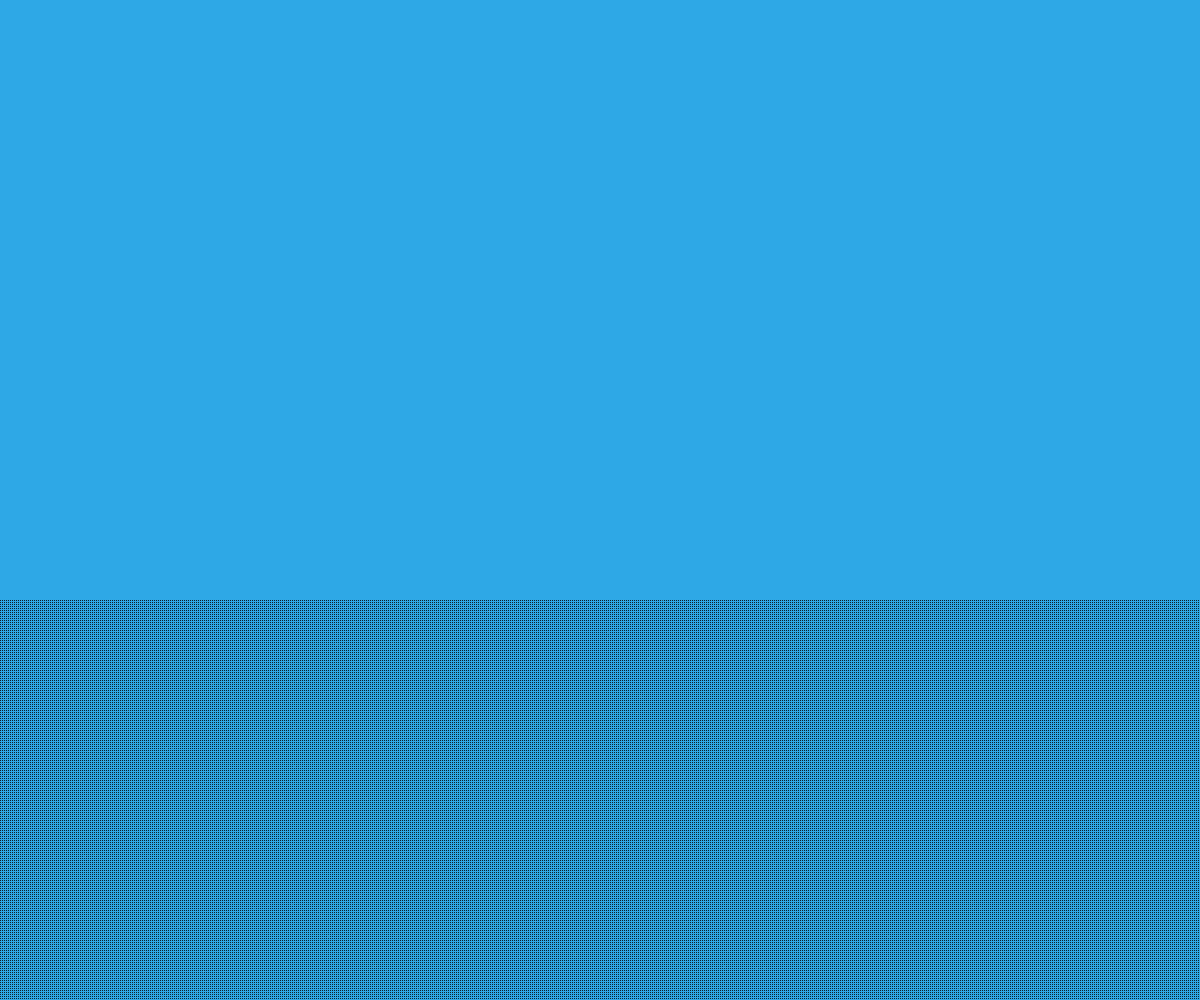
Frame 1 (no input)
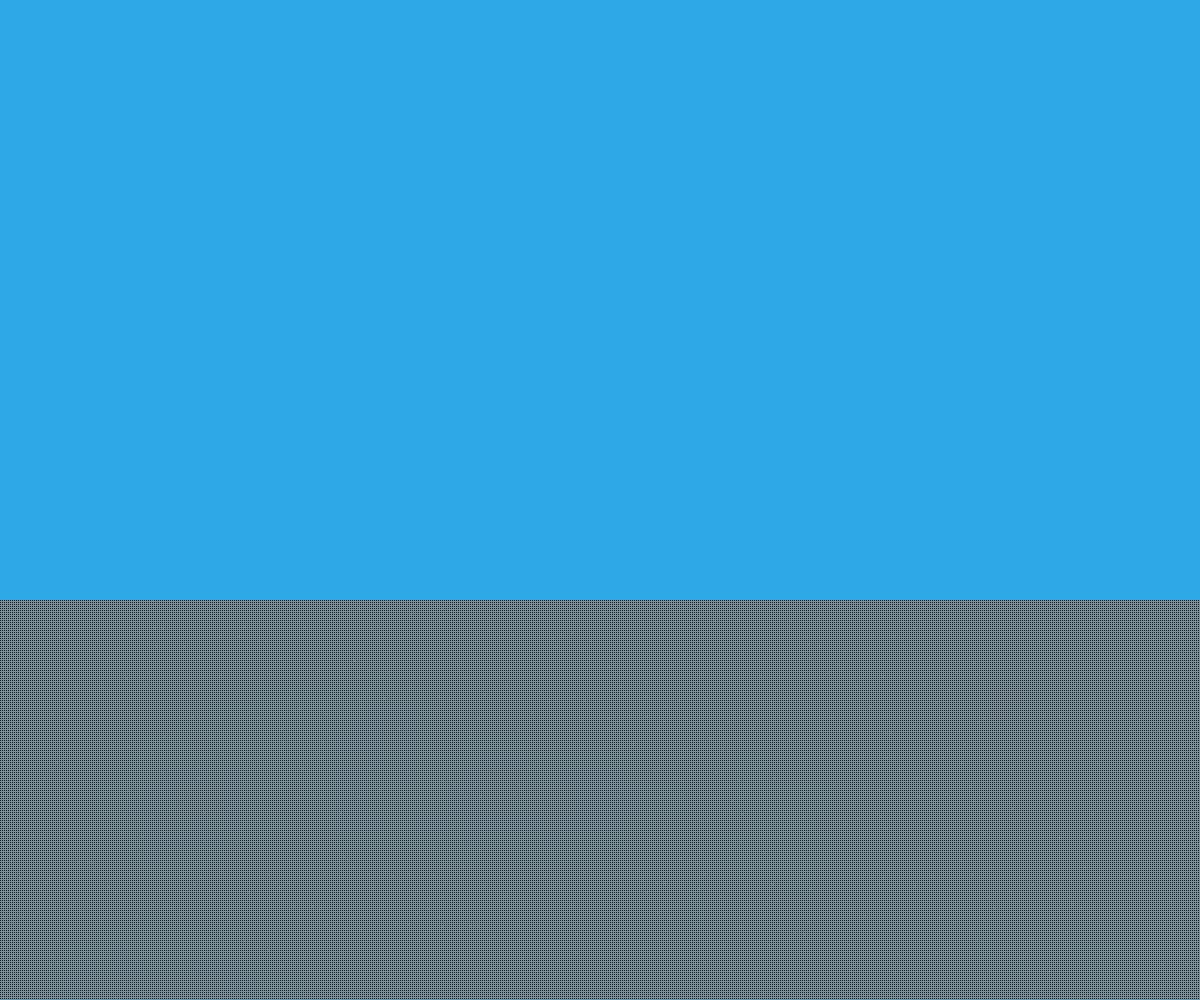
Frame 60 (no input)
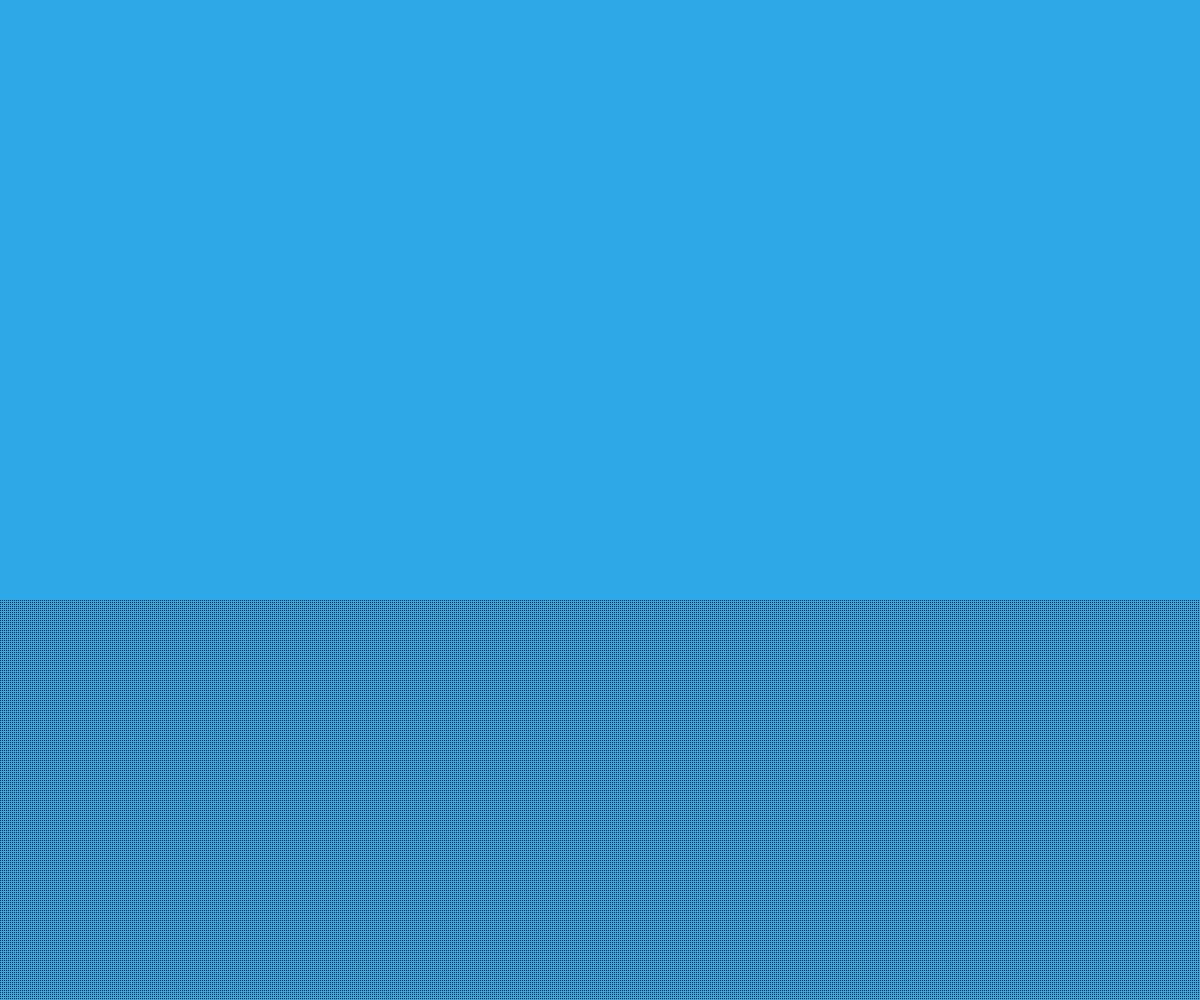
Frame 120 (the mouse pressed at the canvas centre since frame 60)

The p5.js sketch that drew these frames (run headless with seeded random() and noise() and a simulated clock; from frame 60 on, the mouse is pressed at the canvas centre):

// p5.js sketch
// ── sketch.js
let particles = [];
let noiseScale = 0.005;
let noiseStrength = 3;
let slateTexture;

function setup() {
  createCanvas(windowWidth, windowHeight);
  colorMode(HSB, 360, 100, 100, 1);
  
  // Create a detailed slate texture
  slateTexture = createGraphics(width, height * 0.4);
  slateTexture.colorMode(HSB, 360, 100, 100, 1);
  slateTexture.noiseSeed(42);
  
  for (let y = 0; y < slateTexture.height; y += 2) {
    for (let x = 0; x < slateTexture.width; x += 2) {
      let n = slateTexture.noise(x * noiseScale, y * noiseScale) * noiseStrength;
      let c = color(200, 60, 15 + n);
      slateTexture.set(x, y, c);
    }
  }
  slateTexture.updatePixels();
  
  // Initialize particles
  for (let i = 0; i < 1500; i++) {
    particles.push({
      x: random(width),
      y: random(height * 0.6, height),
      size: random(1, 3),
      speed: random(0.2, 1.5),
      angle: random(TWO_PI),
      opacity: random(0.1, 0.3),
      noiseOffset: random(1000)
    });
  }
}

function draw() {
  // Create deep blue atmospheric background
  background(200, 80, 90);
  
  // Draw polished slate surface with crystalline texture
  drawSlateSurface();
  
  // Draw ethereal nebula dust plumes drifting across the surface
  drawNebulaDust();
}

function drawSlateSurface() {
  // Draw the main slate surface with texture
  tint(255, 100);
  image(slateTexture, 0, height * 0.6, width, height * 0.4);
  
  // Add crystalline texture details
  noStroke();
  fill(180, 20, 80, 0.3);
  for (let i = 0; i < 2000; i++) {
    let x = random(width);
    let y = random(height * 0.6, height);
    ellipse(x, y, random(0.5, 1.5));
  }
}

function drawNebulaDust() {
  // Draw drifting plumes of nebula dust
  blendMode(ADD);
  
  beginShape(POINTS);
  for (let i = 0; i < particles.length; i++) {
    let p = particles[i];
    
    // Update particle position with noise
    let noiseX = noise(p.noiseOffset + frameCount * 0.002, p.y * 0.01) * noiseStrength;
    let noiseY = noise(p.noiseOffset + 1000 + frameCount * 0.002, p.x * 0.01) * noiseStrength;
    
    p.x += cos(p.angle) * p.speed + noiseX;
    p.y += sin(p.angle) * p.speed + noiseY;
    
    // Reset if out of bounds
    if (p.x > width + 50 || p.x < -50 || p.y > height + 50) {
      p.x = random(width);
      p.y = random(height * 0.6, height);
      p.noiseOffset = random(1000);
    }
    
    // Add particle to shape
    fill(200, 60, 70, p.opacity);
    vertex(p.x, p.y);
  }
  endShape();
  
  blendMode(BLEND);
}

function windowResized() {
  resizeCanvas(windowWidth, windowHeight);
}
